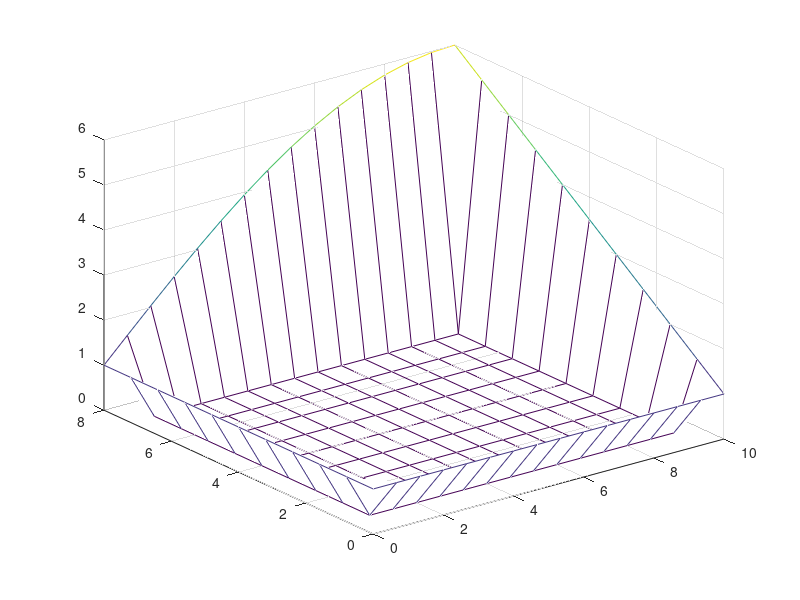

Source code (MATLAB):
% mypoisson
% Poisson on a Rectangle
% Solves u_xx + u_yy = f(x,y)
% with boundary conditions:
% u(a,y) = u(x,c) = 1
% u(b,y) = 1 + 5/8 y
% u(x,d) = 1 + 1/2 x
% with f(x,y) = .5 sin(x)sin(y)

% Define the rectangle and nodes
a = 0;
b = 10;
c = 0;
d = 8;
m = 15;
n = 10;
h = (b-a)/m;
k = (d-c)/n;
x = a:h:b;
y = c:k:d;

% Assign number of iterations and calculate constants
maxit = 0;
c1 = h^2/(2*(h^2 + k^2));
c2 = k^2/(2*(h^2 + k^2));
c3 = k^2*c1;

% Assign initial values and boundary conditions
u = zeros(m+1,n+1);
u(1,:) = 1;
u(:,1) = 1;
u(:,n+1) = 1 + 5*sin(x(:)*pi/b/2);
u(m+1,:) = 1 + (5/8)*y(:);

% Assign values of f(x,y) in the interior
f = zeros(m+1,n+1);
for i = 2:m
f(i,:) = .5*sin(x(i)).*sin(y(:));
end

% Iterate values of u in the interior
for j = 1:maxit
u(2:m,2:n) = c1*(u(2:m,3:n+1)+u(2:m,1:n-1)) + c2*(u(3:m+1,2:n)+u(1:m-1,2:n)) - c3*f(2:m,2:n);
end

% Plot the result
mesh(x,y,u')
